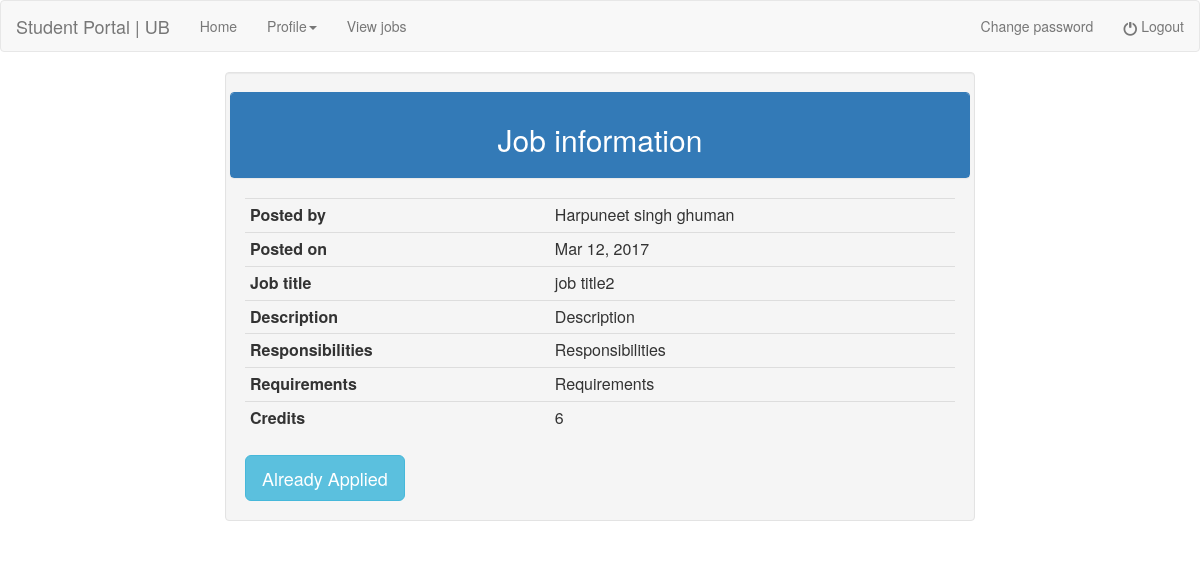
/student_view_jobs_more.php?job_title=job title2&teacher_id=1 (signed in), run on the app's committed database.
### tables this page shows
CREATE TABLE `teacher_accounts` (
  `id` int(10) NOT NULL,
  `firstname` varchar(50) NOT NULL,
  `lastname` varchar(50) NOT NULL,
  `special_designation` varchar(50) NOT NULL,
  `job_title` varchar(50) NOT NULL,
  `department` varchar(50) NOT NULL,
  `email` varchar(50) NOT NULL,
  `phone` varchar(50) NOT NULL,
  `office_address` varchar(50) NOT NULL,
  `password` varchar(100) NOT NULL,
  `created_on` datetime NOT NULL,
  `last_updated` datetime NOT NULL
);

CREATE TABLE `job_info` (
  `id` int(10) NOT NULL,
  `job_title` varchar(50) NOT NULL,
  `description` varchar(500) NOT NULL,
  `responsibilities` varchar(500) NOT NULL,
  `requirements` varchar(500) NOT NULL,
  `credits` varchar(50) NOT NULL,
  `teacher_id` int(10) NOT NULL,
  `created_on` datetime NOT NULL,
  `last_updated` datetime NOT NULL
);

### student_view_jobs_more.php (the view, shortened to what this page needs)
<!doctype>
<html>
<head>
</head>
<body>
<?php
include "student_header.php";
include "connection.php";
$teacher_id=$_REQUEST['teacher_id'];
$job_title=$_REQUEST['job_title'];
$query1 = "select * from job_info where job_title='$job_title' and teacher_id='$teacher_id'";
$result1 = mysqli_query($conn, $query1);
$row1 = mysqli_fetch_array($result1);
$job_id=$row1[0];
$mysqldate = strtotime($row1[7]);
$date=date('M j, Y', $mysqldate);
$query2="select firstname,lastname from teacher_accounts where id='$teacher_id'";
$result2=mysqli_query($conn,$query2);
$row2=mysqli_fetch_array($result2);
$teacher_name= $row2[0].' '.$row2[1];
?>
    <div class="container">
        <div class="row">
            <div class="col-md-2">
            </div>
            <div class="col-md-8">
                <div class="well">
                    <div class="row">
                        <div class="panel panel-primary">
                            <div class="panel-heading">
                                <center><h2>Job information</h2></center>
                            </div>
                        </div>
                    </div>
                      <table class="table table-condensed">
                          <tbody>
                          <tr>
                              <td style="font-weight:bold">Posted by</td>
                              <td></td>
                              <td><?php echo $teacher_name ?></td>
                          </tr>
                          <tr>
                              <td style="font-weight:bold">Posted on</td>
                              <td></td>
                              <td><?php echo $date ?></td>
                          </tr>
                          <tr>
                              <td style="font-weight:bold">Job title</td>
                              <td></td>
                              <td><?php echo $job_title ?></td>
                          </tr>
                          <tr>
                              <td style="font-weight:bold">Description</td>
                              <td></td>
                              <td><?php echo $row1[2] ?></td>
                          </tr>
                          <tr>
                              <td style="font-weight:bold">Responsibilities</td>
                              <td></td>
                              <td><?php echo $row1[3] ?></td>
                          </tr>
                          <tr>
                              <td style="font-weight:bold">Requirements</td>
                              <td></td>
                              <td><?php echo $row1[4] ?></td>
                          </tr>
                          <tr>
                              <td style="font-weight:bold">Credits</td>
                              <td></td>
                              <td><?php echo $row1[5] ?></td>
                          </tr>
                          </tbody>
                      </table>
                      <?php
                          $email=$_SESSION['email'];
                          $query3="select student_id from student_accounts where email='$email'";
                          $res3=mysqli_query($conn,$query3);
                          $row3=mysqli_fetch_array($res3);
                          $student_id=$row3[0];
                          $query4="select * from job_applications";
                          $res4=mysqli_query($conn,$query4);
                          $flag=0;
                          while($row4=mysqli_fetch_array($res4))
                          {
                              if($job_id==$row4[1] && $student_id==$row4[3])
                              {
                                  $flag=1;
                                  break;
                              }
                          }
                          if($flag==1)
                          {
                              ?>
                              <button class="btn btn-info btn-lg">Already Applied</button>
                              <?php
                          }
                          else {
                      ?>
                      <button onclick="location.href='student_apply_job.php?job_id=<?php echo $job_id ?>&teacher_id=<?php echo $teacher_id ?>'"
                        class="btn btn-primary btn-lg">Apply to this position
                      </button>
                      <?php
                  } ?>
                </div>
            </div>
        </div>
    </div>
</body>
</html>

### data on the page
teacher_accounts: teacher_name "Harpuneet singh ghuman"
job_info: created_on "Mar 12, 2017", description "Description", responsibilities "Responsibilities", requirements "Requirements", credits "6"

### other printed values
$job_title "job title2"
